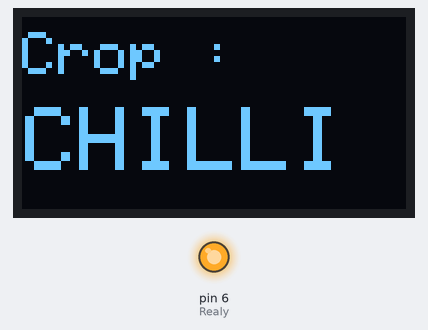
The sketch below on a simulated Arduino Uno, built with avr-gcc and run on an emulated ATmega328P. Parts: 128×64 one-colour display, output pins drawn as LEDs (lit = HIGH). What the sketch prints to the serial monitor is not drawn.

Above: at 1.1 s.
At 3.1 s:
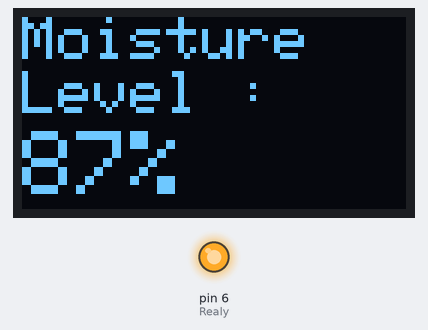
At 6.1 s:
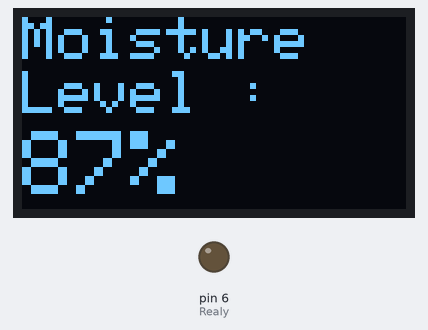
Timing chart, 0 to 7.6 s (numbered marks = the images above):
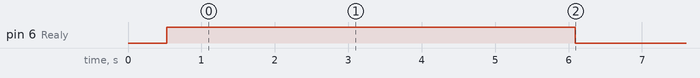

The sketch:

SoilMoistureExp.ino
```cpp
// OLED Display Modules
#include <SPI.h>
#include <Wire.h>
#include <Adafruit_GFX.h>
#include <Adafruit_SSD1306.h>

#define SCREEN_WIDTH 128
#define SCREEN_HEIGHT 64
#define OLED_RESET    -1

Adafruit_SSD1306 display(SCREEN_WIDTH, SCREEN_HEIGHT, &Wire, OLED_RESET);

// Variables for Relay
#define relayPin = 6;

// Variables for Soil Moisture Sensor
#define sensor1Pin A2
#define sensor2Pin A3
int sensor1Analog = 0;
int sensor2Analog = 0;
int moistureData1 = 0;
int moistureData2 = 0;
int avgMoisture = 0;


void setup(){
    // PinModes
    pinMode(A2, INPUT); // Moisture Sesnor 1
    pinMode(A3, INPUT); // Moistue Sensor 2
    pinMode(6, OUTPUT); // Realy

    // OLED Initialization
    if(!display.begin(SSD1306_SWITCHCAPVCC, 0x3C)) {
        Serial.println(F("SSD1306 allocation failed"));
        for(;;);
    }
    delay(500);
    display.clearDisplay();
    display.setTextColor(WHITE);

    // Serial Connections for Debug
    Serial.begin(9600);

}

void loop(){
  digitalWrite(6, HIGH);
    // OLED Display Properties
    delay(500);
    display.setCursor(0,0);
    display.setTextSize(2);
    display.clearDisplay();
    Serial.println("OLED DISPLAY..");

    // Soil Moisture Properties
    sensor1Analog = analogRead(sensor1Pin);
    sensor2Analog = analogRead(sensor2Pin);

    moistureData1 = ( 100 - ( (sensor1Analog / 4095.00) * 100 ) );
    moistureData2 = ( 100 - ( (sensor2Analog / 4095.00) * 100 ) );

    avgMoisture = (moistureData1 + moistureData2) / 2;

    // Dispaying Soil Moisture Level
    // Display Crop
    display.clearDisplay();
    display.setTextSize(2);
    display.setTextColor(WHITE);
    display.setCursor(0,5);
    display.println("Crop : ");
    display.setTextSize(3);
    display.setCursor(1,30);
    display.println("CHILLI");
    display.display();
    delay(2000);

    //  Display Moisture Level
    display.clearDisplay();
    display.setTextSize(2);
    display.setTextColor(WHITE);
    display.setCursor(0,0);
    display.println("Moisture");
    display.setCursor(0, 18);
    display.println("Level :");
    display.setTextSize(3);
    display.setCursor(0, 38);
    display.print(avgMoisture);
    display.print("%");
    display.display();
    delay(3000);

    // Serial Debug
    Serial.print("Sensor Data 1 : ");
    Serial.println(moistureData1);
    Serial.print("Sensor Data 2 : ");
    Serial.println(moistureData2);
    Serial.print("Moisture Level : ");
    Serial.println(avgMoisture);
    Serial.print("%");

    // Checking Whether to Pump Or Not/
    if(avgMoisture < 90){
      digitalWrite(6, LOW);
      Serial.println("Pump ON");
      delay(1000000);
    }
    else {
      digitalWrite(6, HIGH);
      Serial.println("Pump OFF");
    }
}
```

Measured:
- by itself, pin 6 (Realy): LOW → HIGH at 0.53 s, → LOW 5.6 s later
- what the display in image 0 shows lasts 2.0 s, from 1.1 s to 3.1 s
